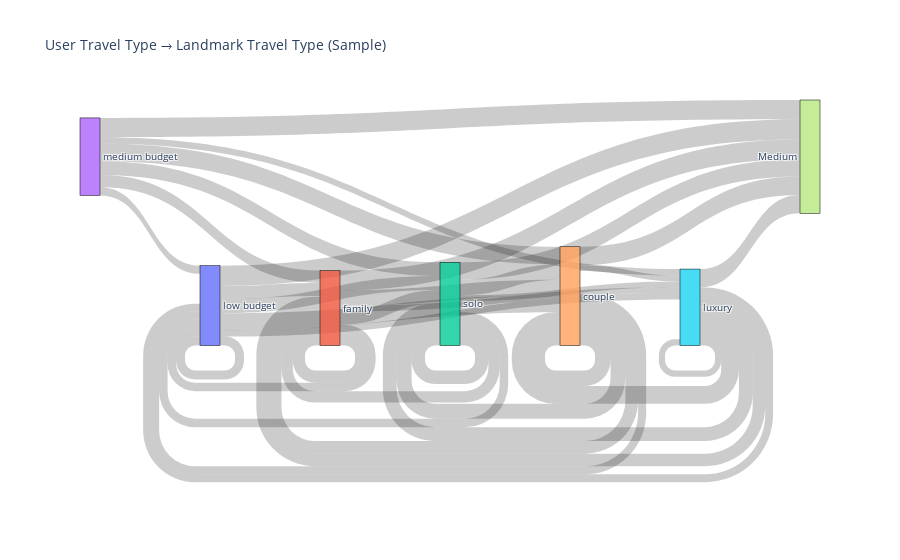

Source (notebook cell):
### Code cell
import plotly.graph_objects as go

# Sample
df_sample = df_user_travel_to_use.sample(5000, random_state=42)

# Unique user travel types
user_types = list(df_sample['user_travel_type'].unique())

# Unique landmark travel types
landmark_types = list(set(
    l.strip() for l in ";".join(df_sample['landmark_travel_type'].astype(str)).split(";") if l.strip() != ''
))

# Labels
labels = user_types + landmark_types

source, target, value = [], [], []

# Build links
for u in user_types:
    df_u = df_sample[df_sample['user_travel_type'] == u]
    for l in landmark_types:
        # Count exact matches in split landmark_travel_type
        count = df_u['landmark_travel_type'].astype(str).str.split(';') \
                .apply(lambda x: l in [s.strip() for s in x]).sum()
        if count > 0:
            source.append(labels.index(u))
            target.append(labels.index(l))
            value.append(count)

# Plot Sankey
fig = go.Figure(data=[go.Sankey(
    node=dict(pad=15, thickness=20, line=dict(color="black", width=0.5), label=labels),
    link=dict(source=source, target=target, value=value)
)])
fig.update_layout(title_text="User Travel Type → Landmark Travel Type (Sample)", font_size=10)
fig.show()

### Figure 1 — Plotly figure (JSON) as saved in the notebook; plotly's stock layout.template omitted (floating-point values rounded to 4 significant figures)
{"data": [{"link": {"source": [0, 0, 0, 0, 0, 0, 1, 1, 1, 1, 1, 1, 2, 2, 2, 2, 2, 2, 3, 3, 3, 3, 3, 3, 4, 4, 4, 4, 4, 4, 5, 5, 5, 5, 5, 5], "target": [0, 7, 4, 1, 5, 2, 0, 7, 4, 1, 5, 2, 0, 7, 4, 1, 5, 2, 0, 7, 4, 1, 5, 2, 0, 7, 4, 1, 5, 2, 0, 7, 4, 1, 5, 2], "value": [250, 566, 473, 368, 177, 391, 235, 545, 432, 340, 165, 371, 237, 484, 433, 315, 161, 374, 227, 538, 488, 342, 181, 384, 226, 515, 433, 352, 162, 416, 219, 511, 494, 350, 172, 385]}, "node": {"label": ["low budget", "family", "solo", "medium budget", "couple", "luxury", "low budget", "Medium", "couple", "family", "luxury", "solo"], "line": {"color": "black", "width": 0.5}, "pad": 15, "thickness": 20}, "type": "sankey"}], "layout": {"font": {"size": 10}, "title": {"text": "User Travel Type → Landmark Travel Type (Sample)"}}}
